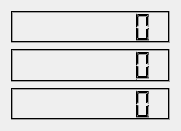
   <widget class="QWidget" name="verticalLayoutWidget">
    <property name="geometry">
     <rect>
      <x>620</x>
      <y>30</y>
      <width>181</width>
      <height>131</height>
     </rect>
    </property>
    <layout class="QVBoxLayout" name="verticalLayoutWorkCoord">
     <item>
      <widget class="QLCDNumber" name="lcdWorkNumberX">
       <property name="palette">
        <palette>
         <active>
          <colorrole role="Light">
           <brush brushstyle="SolidPattern">
            <color alpha="255">
             <red>0</red>
             <green>0</green>
             <blue>0</blue>
            </color>
           </brush>
          </colorrole>
         </active>
         <inactive>
          <colorrole role="Light">
           <brush brushstyle="SolidPattern">
            <color alpha="255">
             <red>0</red>
             <green>0</green>
             <blue>0</blue>
            </color>
           </brush>
          </colorrole>
         </inactive>
         <disabled>
          <colorrole role="Light">
           <brush brushstyle="SolidPattern">
            <color alpha="255">
             <red>0</red>
             <green>0</green>
             <blue>0</blue>
            </color>
           </brush>
          </colorrole>
         </disabled>
        </palette>
       </property>
       <property name="font">
        <font>
         <weight>50</weight>
         <bold>false</bold>
         <kerning>true</kerning>
        </font>
       </property>
       <property name="smallDecimalPoint">
        <bool>true</bool>
       </property>
       <property name="numDigits">
        <number>7</number>
       </property>
       <property name="segmentStyle">
        <enum>QLCDNumber::Filled</enum>
       </property>
      </widget>
     </item>
     <item>
      <widget class="QLCDNumber" name="lcdWorkNumberY">
       <property name="palette">
        <palette>
         <active>
          <colorrole role="Light">
           <brush brushstyle="SolidPattern">
            <color alpha="255">
             <red>0</red>
             <green>0</green>
             <blue>0</blue>
            </color>
           </brush>
          </colorrole>
         </active>
         <inactive>
          <colorrole role="Light">
           <brush brushstyle="SolidPattern">
            <color alpha="255">
             <red>0</red>
             <green>0</green>
             <blue>0</blue>
            </color>
           </brush>
          </colorrole>
         </inactive>
         <disabled>
          <colorrole role="Light">
           <brush brushstyle="SolidPattern">
            <color alpha="255">
             <red>0</red>
             <green>0</green>
             <blue>0</blue>
            </color>
           </brush>
          </colorrole>
         </disabled>
        </palette>
       </property>
       <property name="font">
        <font>
         <weight>50</weight>
         <bold>false</bold>
         <kerning>true</kerning>
        </font>
       </property>
       <property name="smallDecimalPoint">
        <bool>true</bool>
       </property>
       <property name="numDigits">
        <number>7</number>
       </property>
       <property name="segmentStyle">
        <enum>QLCDNumber::Filled</enum>
       </property>
      </widget>
     </item>
     <item>
      <widget class="QLCDNumber" name="lcdWorkNumberZ">
       <property name="palette">
        <palette>
         <active>
          <colorrole role="Light">
           <brush brushstyle="SolidPattern">
            <color alpha="255">
             <red>0</red>
             <green>0</green>
             <blue>0</blue>
            </color>
           </brush>
          </colorrole>
         </active>
         <inactive>
          <colorrole role="Light">
           <brush brushstyle="SolidPattern">
            <color alpha="255">
             <red>0</red>
             <green>0</green>
             <blue>0</blue>
            </color>
           </brush>
          </colorrole>
         </inactive>
         <disabled>
          <colorrole role="Light">
           <brush brushstyle="SolidPattern">
            <color alpha="255">
             <red>0</red>
             <green>0</green>
             <blue>0</blue>
            </color>
           </brush>
          </colorrole>
         </disabled>
        </palette>
       </property>
       <property name="font">
        <font>
         <weight>50</weight>
         <bold>false</bold>
         <kerning>true</kerning>
        </font>
       </property>
       <property name="smallDecimalPoint">
        <bool>true</bool>
       </property>
       <property name="numDigits">
        <number>7</number>
       </property>
       <property name="segmentStyle">
        <enum>QLCDNumber::Filled</enum>
       </property>
      </widget>
     </item>
    </layout>
   </widget>
